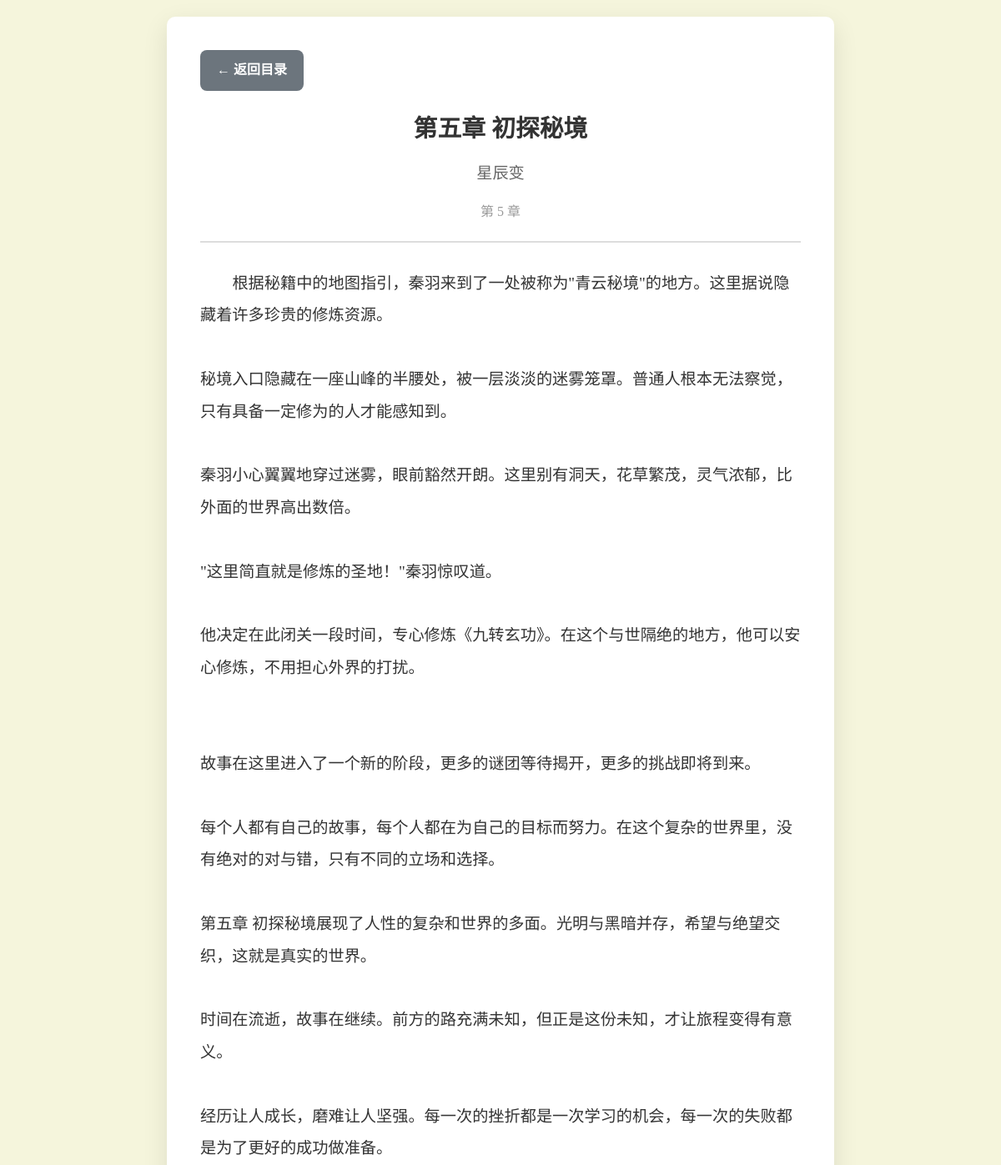
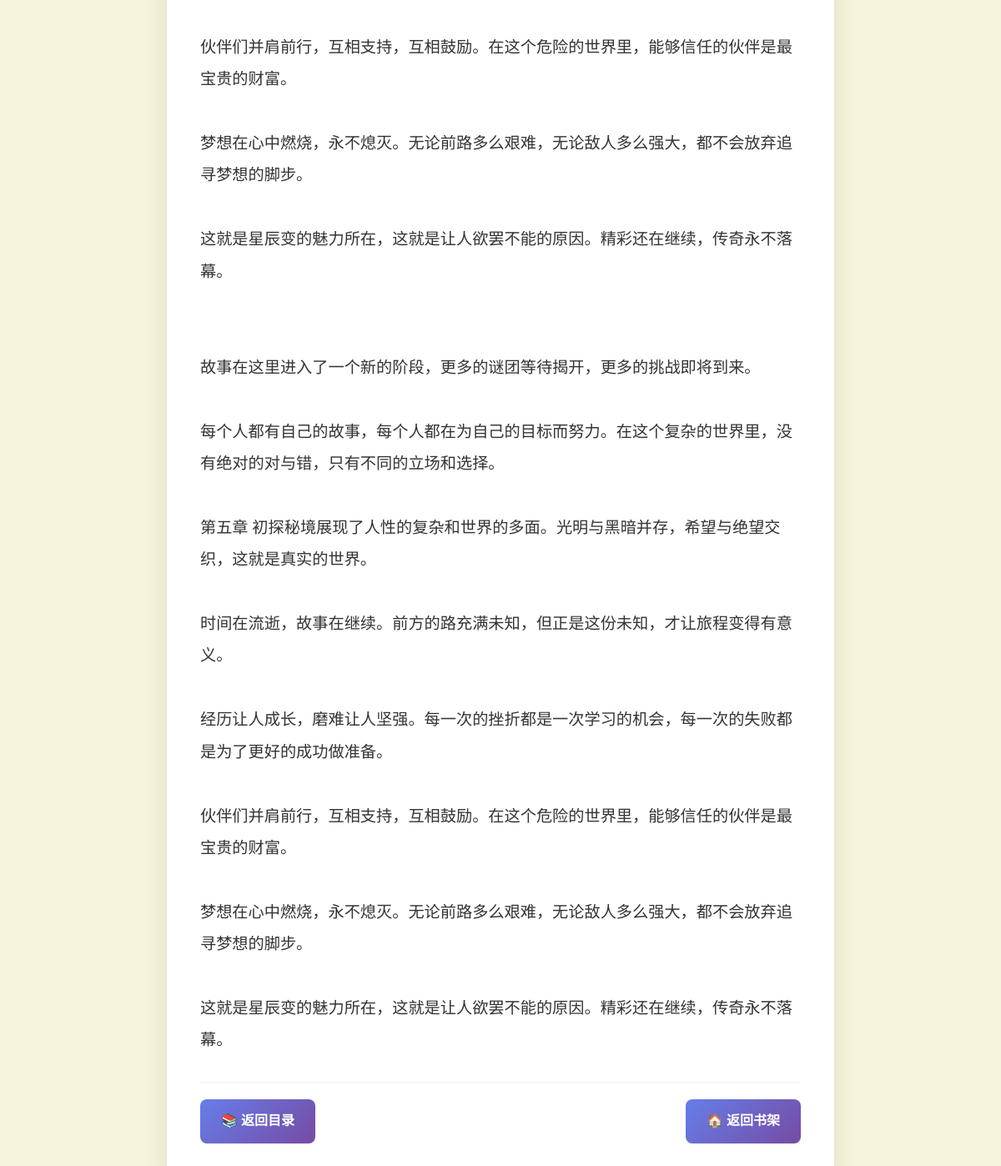
/chapter/8, run on the app's committed database (2 pictures, top to bottom).
### tables this page shows
CREATE TABLE chapters (
            id INTEGER PRIMARY KEY AUTOINCREMENT,
            novel_id INTEGER,
            chapter_number INTEGER,
            title TEXT,
            content TEXT,
            created_at TIMESTAMP DEFAULT CURRENT_TIMESTAMP,
            FOREIGN KEY (novel_id) REFERENCES novels (id)
        );

CREATE TABLE novels (
            id INTEGER PRIMARY KEY AUTOINCREMENT,
            title TEXT NOT NULL,
            author TEXT,
            cover_url TEXT,
            description TEXT,
            rating REAL,
            source_url TEXT,
            created_at TIMESTAMP DEFAULT CURRENT_TIMESTAMP
        );

### novel_reader.py (the view)
@app.route('/chapter/<int:chapter_id>')
def read_chapter(chapter_id):
    content = novel_manager.get_chapter_content(chapter_id)
    if not content:
        return "章节不存在", 404
    conn = sqlite3.connect('novels.db')
    cursor = conn.cursor()
    cursor.execute('''
        SELECT c.title, c.chapter_number, n.title as novel_title, n.id as novel_id
        FROM chapters c
        JOIN novels n ON c.novel_id = n.id
        WHERE c.id = ?
    ''', (chapter_id,))
    result = cursor.fetchone()
    if not result:
        conn.close()
        return "章节信息不存在", 404
    chapter_info = {
        'id': chapter_id,
        'title': result[0],
        'chapter_number': result[1],
        'novel_title': result[2],
        'novel_id': result[3]
    }
    cursor.execute('''
        SELECT id FROM chapters
        WHERE novel_id = ? AND chapter_number < ?
        ORDER BY chapter_number DESC LIMIT 1
    ''', (chapter_info['novel_id'], chapter_info['chapter_number']))
    prev_result = cursor.fetchone()
    chapter_info['prev_id'] = prev_result[0] if prev_result else None
    cursor.execute('''
        SELECT id FROM chapters
        WHERE novel_id = ? AND chapter_number > ?
        ORDER BY chapter_number ASC LIMIT 1
    ''', (chapter_info['novel_id'], chapter_info['chapter_number']))
    next_result = cursor.fetchone()
    chapter_info['next_id'] = next_result[0] if next_result else None
    conn.close()
    return render_template('chapter.html', content=content, chapter=chapter_info)

### novel_reader.py (called while the page is built)
    def get_chapter_content(self, chapter_id):
        conn = sqlite3.connect('novels.db')
        cursor = conn.cursor()
        cursor.execute('SELECT content FROM chapters WHERE id = ?', (chapter_id,))
        result = cursor.fetchone()
        content = result[0] if result else None
        conn.close()
        return content

### templates/chapter.html (shortened to what this page needs)
<!DOCTYPE html>
<html lang="zh-CN">
<head>
</head>
<body>
    <div class="container">
        <a href="/novel/{{ chapter.novel_id }}" class="back-btn">← 返回目录</a>
        <div class="chapter-header">
            <h1 class="chapter-title">{{ chapter.title }}</h1>
            <div class="novel-title">{{ chapter.novel_title }}</div>
            <div class="chapter-number">第 {{ chapter.chapter_number }} 章</div>
        </div>
        <div class="chapter-content">
            {{ content|replace('\n', '<br>')|safe }}
        </div>
        <div class="navigation">
            <a href="/novel/{{ chapter.novel_id }}" class="nav-btn">📚 返回目录</a>
            <a href="/" class="nav-btn">🏠 返回书架</a>
        </div>
    </div>
</body>
</html>

### templates/chapter.html (style rules this page uses)
* { margin: 0; padding: 0; box-sizing: border-box; }
body { font-family: 'Georgia', 'Times New Roman', serif; background: #f5f5dc; color: #333; line-height: 1.8; min-height: 100vh; padding: 20px; }
.container { max-width: 800px; margin: 0 auto; background: white; border-radius: 10px; padding: 40px; box-shadow: 0 10px 30px rgba(0,0,0,0.1); }
.chapter-header { text-align: center; margin-bottom: 30px; padding-bottom: 20px; border-bottom: 2px solid #ddd; }
.chapter-title { font-size: 1.8em; color: #333; margin-bottom: 10px; font-weight: bold; }
.novel-title { font-size: 1.2em; color: #666; margin-bottom: 15px; }
.chapter-number { font-size: 1em; color: #999; }
.chapter-content { font-size: 1.2em; text-indent: 2em; margin-bottom: 30px; line-height: 2; }
.navigation { display: flex; justify-content: space-between; margin-top: 30px; padding-top: 20px; border-top: 1px solid #eee; }
.nav-btn { padding: 12px 25px; background: linear-gradient(135deg, #667eea, #764ba2); color: white; text-decoration: none; border-radius: 8px; font-weight: bold; }
.back-btn { display: inline-block; margin-bottom: 20px; padding: 10px 20px; background: #6c757d; color: white; text-decoration: none; border-radius: 8px; font-weight: bold; }

### data on the page
chapters: title "第五章 初探秘境", chapter_number "5", content "根据秘籍中的地图指引，秦羽来到了一处被称为\"青云秘境\"的地方。这里据说隐藏着许多珍贵的修炼资源。 秘境入口隐藏在一座山峰的半腰处，被一层淡淡的迷雾笼罩。普通人根本无法察觉，只有具备一定修为的人才能感知到。 秦羽小心翼翼地穿过迷雾，眼前豁然开朗。这里别有洞天，花草繁茂，灵气浓郁，比外面的世界高出数倍。 \"这里简直就是修炼的圣地！\"秦羽惊叹道。 他决定在此闭关一段时间，专心修炼《九转玄功》。在这个与世隔绝的地方，他可以安心修炼，不用担心外界的打扰。 故事在这里进入了一个新的阶段，更多的谜团等待揭开，更多的挑战即将到来。 每个人都有自己的故事，每个人都在为自己的目标而努力。在这个复杂的世界里，没有绝对的对与错，只有不同的立场和选择。 第五章 初探秘境展现了人性的复杂和世界的多面。光明与黑暗并存，希望与绝望交织，这就是真实的世界。 时间在流逝，故事在继续。前方的路充满未知，但正是这份未知，才让旅程变得有意义。 经历让人成长，磨难让人坚强。每一次的挫折都是一次学习的机会，每一次的失败都是为了更好的成功做准备。 伙伴们并肩前行，互相支持，互相鼓励。在这个危险的世界里，能够信任的伙伴是最宝贵的财富。 梦想在心中燃烧，永不熄灭。无论前路多么艰难，无论敌人多么强大，都不会放弃追寻梦想的脚步。 这就是星辰变的魅力所在，这就是让人欲罢不能的原因。精彩还在继续，传奇永不落幕。 故事在这里进入了一个新的阶段，更多的谜团等待揭开，更多的挑战即将到来。 每个人都有自己的故事，每个人都在为自己的目标而努力。在这个复杂的世界里，没有绝对的对与错，只有不同的立场和选择。 第五章…"
novels: novel_title "星辰变"
